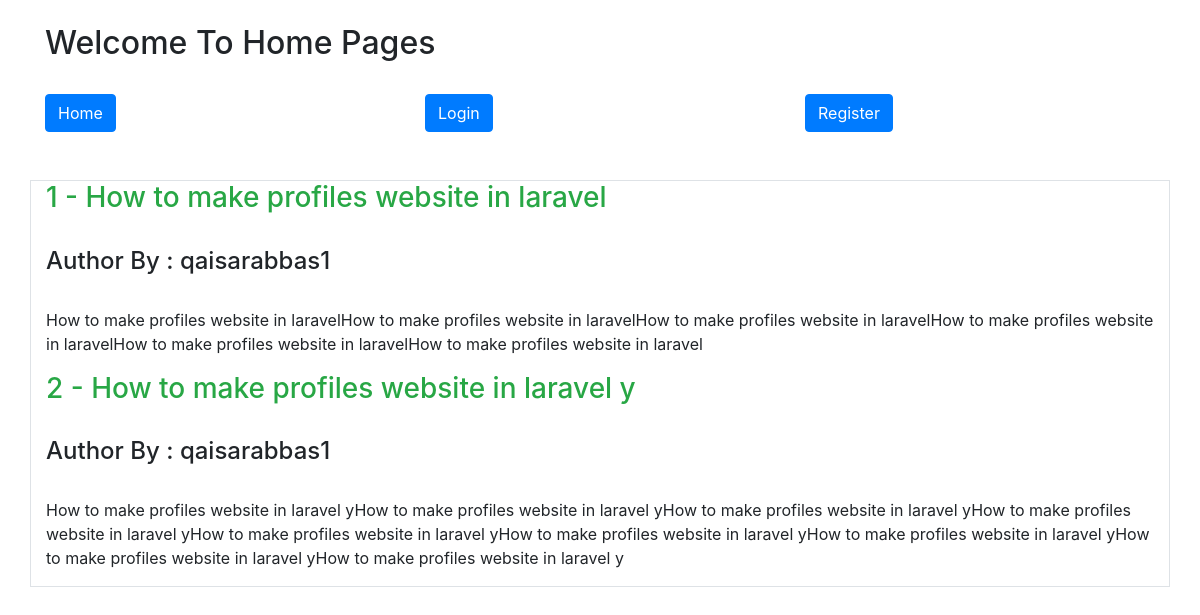
The page / on the database its author committed.
### account/models.py (models this page shows)
class Post(models.Model):
    title = models.CharField(max_length=200)
    userid = models.ForeignKey(User, on_delete=models.CASCADE)
    body   = models.TextField()

### account/views.py (the view)
# urls.py: path('', views.index, name='index'),
def index(request):
    posts = Post.objects.all()
    return render(request, 'account/index.html', {'posts':posts})

### account/templates/account/index.html (shortened to what this page needs)
<!DOCTYPE html>
<html lang="en">
<head>
  <link rel="stylesheet" href="https://maxcdn.bootstrapcdn.com/bootstrap/4.3.1/css/bootstrap.min.css">
</head>
<body>
<div class="container">
<br>
  <h2>Welcome To Home Pages</h2>
  <br>
  <div class='row'>
  <div class='col-sm-4' >
  <a class='btn btn-primary' href='/'>Home</a>
  </div>
    {% if user.is_authenticated %}
         <div class='col-sm-4' >
            <a  class='btn btn-primary' href="javascript:{document.getElementById('logout').submit()}">Logout</a>
              <form id="logout" method="POST" action="{% url 'logout' %}">
                {% csrf_token %}
                <input type="hidden" />
              </form>
              </div>
              {% else %}
          <div class='col-sm-4' >
          <a class='btn btn-primary' href='/login/'>Login</a>
           </div>
         <div class='col-sm-4' >
          <a class='btn btn-primary' href='/register/'>Register</a>
            </div>
  {% endif %}
  </div>
</div>
<br><br>
  <div class='container border'>
  {% for posts in posts %}
  <h3 class="text-success">{{ forloop.counter }}  - {{ posts.title }}</h3><br>
  <h4>Author By : {{ posts.userid }}</h4><br>
  <p>{{ posts.body }}</p>
  {% endfor %}
  </div>
</body>
</html>

### rows shown on the page
Post: title "How to make profiles website in laravel", userid "qaisarabbas1", body "How to make profiles website in laravelHow to make profiles website in laravelHow to make profiles website in laravelHow to make profiles website in laravelHow to make profiles website in laravelHow to make profiles website in laravel"
Post: title "How to make profiles website in laravel y", userid "qaisarabbas1", body "How to make profiles website in laravel yHow to make profiles website in laravel yHow to make profiles website in laravel yHow to make profiles website in laravel yHow to make profiles website in laravel yHow to make profiles website in laravel yHow to make profiles website in laravel yHow to make profiles website in laravel yHow to make profiles website in laravel y"
